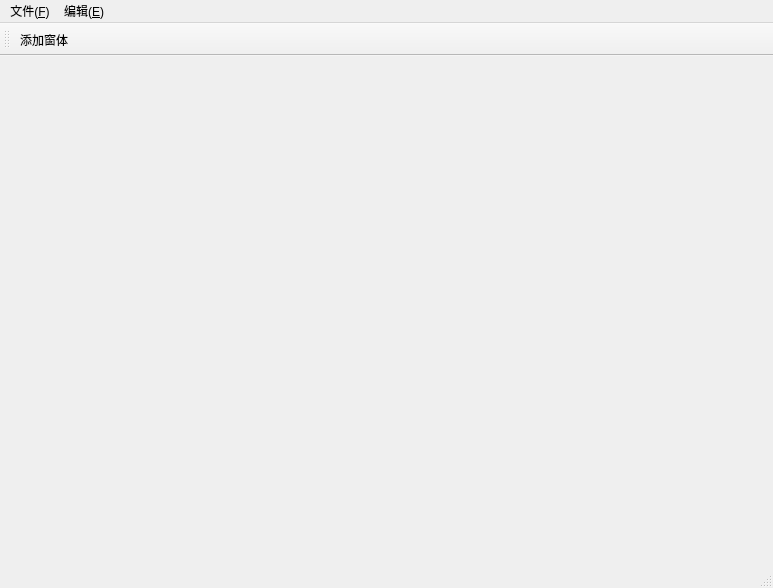
<?xml version="1.0" encoding="UTF-8"?>
<ui version="4.0">
 <class>MainWindow</class>
 <widget class="QMainWindow" name="MainWindow">
  <property name="geometry">
   <rect>
    <x>0</x>
    <y>0</y>
    <width>773</width>
    <height>588</height>
   </rect>
  </property>
  <property name="windowTitle">
   <string>MainWindow</string>
  </property>
  <widget class="QWidget" name="centralwidget">
   <widget class="QWidget" name="gridLayoutWidget">
    <property name="geometry">
     <rect>
      <x>-1</x>
      <y>-1</y>
      <width>611</width>
      <height>441</height>
     </rect>
    </property>
    <layout class="QGridLayout" name="MaingridLayout"/>
   </widget>
  </widget>
  <widget class="QMenuBar" name="menubar">
   <property name="geometry">
    <rect>
     <x>0</x>
     <y>0</y>
     <width>773</width>
     <height>22</height>
    </rect>
   </property>
   <widget class="QMenu" name="menu">
    <property name="title">
     <string>文件(&amp;F)</string>
    </property>
    <addaction name="fileOpenAction"/>
    <addaction name="fileNewAction"/>
    <addaction name="fileCloseAction"/>
   </widget>
   <widget class="QMenu" name="menu_E">
    <property name="title">
     <string>编辑(&amp;E)</string>
    </property>
   </widget>
   <addaction name="menu"/>
   <addaction name="menu_E"/>
  </widget>
  <widget class="QStatusBar" name="statusbar"/>
  <widget class="QToolBar" name="toolBar">
   <property name="windowTitle">
    <string>toolBar</string>
   </property>
   <attribute name="toolBarArea">
    <enum>TopToolBarArea</enum>
   </attribute>
   <attribute name="toolBarBreak">
    <bool>false</bool>
   </attribute>
   <addaction name="addWinAction"/>
  </widget>
  <action name="fileOpenAction">
   <property name="text">
    <string>打开</string>
   </property>
   <property name="shortcut">
    <string>Alt+O</string>
   </property>
  </action>
  <action name="fileNewAction">
   <property name="text">
    <string>新建</string>
   </property>
   <property name="shortcut">
    <string>Alt+N</string>
   </property>
  </action>
  <action name="fileCloseAction">
   <property name="text">
    <string>关闭</string>
   </property>
   <property name="shortcut">
    <string>Alt+C</string>
   </property>
  </action>
  <action name="addWinAction">
   <property name="text">
    <string>添加窗体</string>
   </property>
  </action>
 </widget>
 <resources/>
 <connections/>
</ui>
